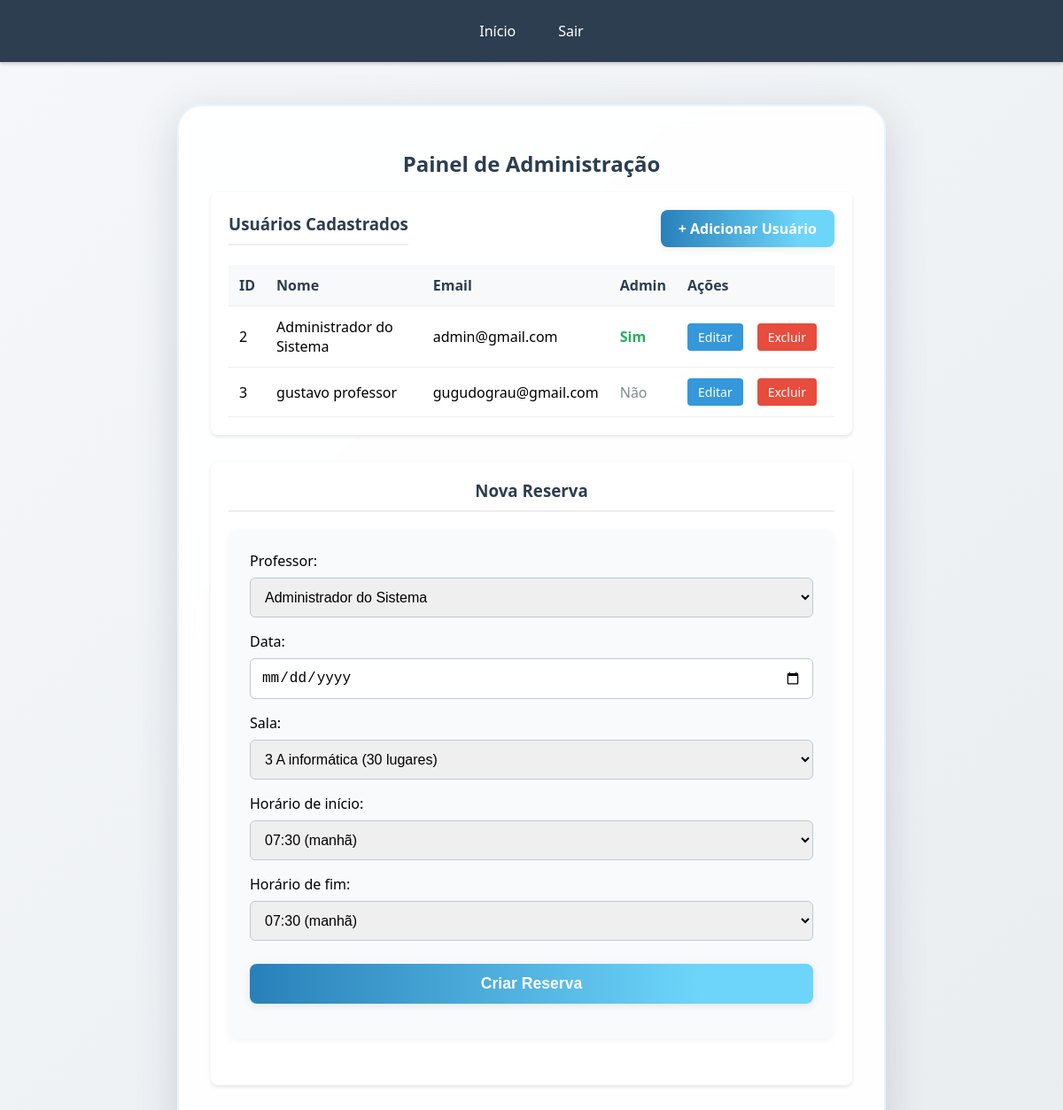
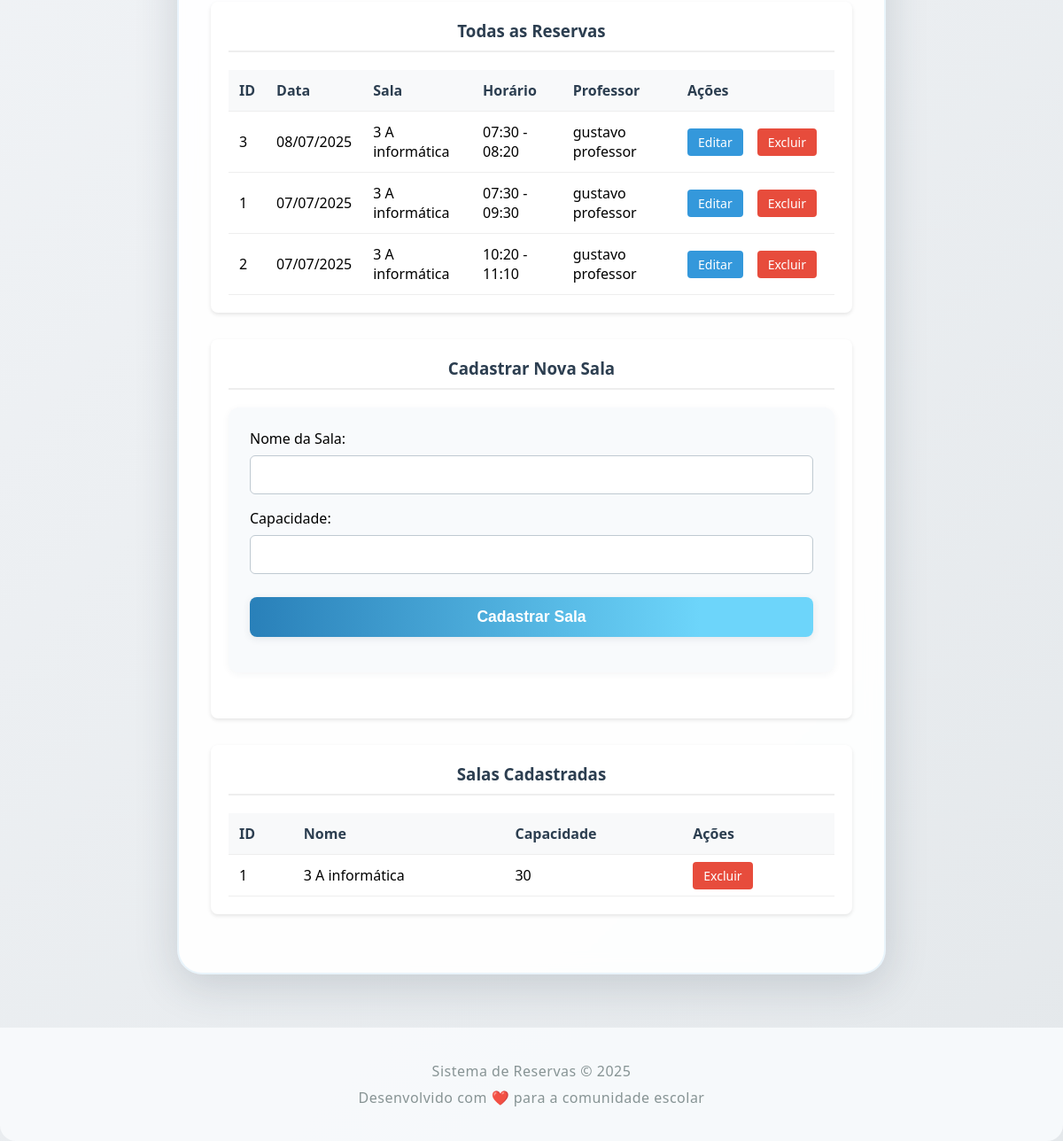
Screenshot of /admin (signed in) with the database file from the repository (2 pictures, top to bottom).
### models.py (models this page shows, shortened)
class Usuario(db.Model, UserMixin):
    id = db.Column(db.Integer, primary_key=True)
    nome = db.Column(db.String(100), nullable=False)
    email = db.Column(db.String(100), unique=True, nullable=False)
    senha = db.Column(db.String(100), nullable=False)
    is_admin = db.Column(db.Boolean, default=False)
    reservas = db.relationship('Reserva', backref='professor', lazy=True)

class Reserva(db.Model):
    id = db.Column(db.Integer, primary_key=True)
    professor_id = db.Column(db.Integer, db.ForeignKey('usuario.id'), nullable=False)
    sala_id = db.Column(db.Integer, db.ForeignKey('sala.id'), nullable=False)
    data = db.Column(db.Date, nullable=False)
    horario_inicio = db.Column(db.Time, nullable=False)
    horario_fim = db.Column(db.Time, nullable=False)
    data_criacao = db.Column(db.DateTime, default=datetime.now)

class Sala(db.Model):
    id = db.Column(db.Integer, primary_key=True)
    nome = db.Column(db.String(100), nullable=False)
    capacidade = db.Column(db.Integer, nullable=False)
    reservas = db.relationship('Reserva', backref='sala', lazy=True)

### app.py (the view)
@app.route('/admin')
@login_required
@admin_required
def admin():
    usuarios = Usuario.query.all()
    salas = Sala.query.all()
    todas_reservas = Reserva.query.order_by(Reserva.data.desc()).all()
    data_atual = datetime.now().date()
    hora_atual = datetime.now().time()
    return render_template('admin.html',
                         usuarios=usuarios,
                         salas=salas,
                         todas_reservas=todas_reservas,
                         data_atual=data_atual,
                         hora_atual=hora_atual,
                         horarios_permitidos=HORARIOS_PERMITIDOS,
                         horarios_fim=HORARIOS_FIM)

### app.py (called while the page is built)
@app.context_processor
def inject_now():
    return {'now': datetime.now}

@login_manager.user_loader
def load_user(user_id):
    return Usuario.query.get(int(user_id))

def admin_required(f):
    @wraps(f)
    def decorated_function(*args, **kwargs):
        if not current_user.is_authenticated or not current_user.is_admin:
            abort(403)
        return f(*args, **kwargs)
    return decorated_function

### templates/admin.html (shortened to what this page needs)
{% extends "base.html" %}
{% block content %}
<div class="navbar" style="margin-bottom: 30px;">
    <div class="navbar-right">
        <a href="{{ url_for('index') }}">Início</a>
        <a href="{{ url_for('logout') }}">Sair</a>
    </div>
</div>
<div class="container">
    <h2>Painel de Administração</h2>
    <div class="admin-section">
        <div class="section-header">
            <h3>Usuários Cadastrados</h3>
            <a href="{{ url_for('novo_usuario') }}" class="btn-primary">+ Adicionar Usuário</a>
        </div>
        <div class="table-wrapper">
            <table class="admin-table">
                <thead>
                    <tr>
                        <th>ID</th>
                        <th>Nome</th>
                        <th>Email</th>
                        <th>Admin</th>
                        <th>Ações</th>
                    </tr>
                </thead>
                <tbody>
                    {% for usuario in usuarios %}
                    <tr>
                        <td>{{ usuario.id }}</td>
                        <td>{{ usuario.nome }}</td>
                        <td>{{ usuario.email }}</td>
                        <td>
                            {% if usuario.is_admin %}
                            <span class="status-admin">Sim</span>
                            {% else %}
                            <span class="status-user">Não</span>
                            {% endif %}
                        </td>
                        <td>
                            <div class="action-buttons">
                                <a href="{{ url_for('editar_usuario', user_id=usuario.id) }}" class="btn-editar">Editar</a>
                                <a href="{{ url_for('excluir_usuario', user_id=usuario.id) }}"
                                   class="btn-excluir"
                                   onclick="return confirm('Tem certeza que deseja excluir este usuário?')">Excluir</a>
                            </div>
                        </td>
                    </tr>
                    {% endfor %}
                </tbody>
            </table>
        </div>
    </div>
    <div class="admin-section">
        <h3>Nova Reserva</h3>
        <form method="POST" action="{{ url_for('admin_nova_reserva') }}">
            <label>Professor:</label>
            <select name="professor_id" required>
                {% for usuario in usuarios %}
                <option value="{{ usuario.id }}">{{ usuario.nome }}</option>
                {% endfor %}
            </select>
            <label>Data:</label>
            <input type="date" name="data" min="{{ data_atual.strftime('%Y-%m-%d') }}" required>
            <label>Sala:</label>
            <select name="sala_id" required>
                {% for sala in salas %}
                <option value="{{ sala.id }}">{{ sala.nome }} ({{ sala.capacidade }} lugares)</option>
                {% endfor %}
            </select>
            <label>Horário de início:</label>
            <select name="horario_inicio" required>
                {% for h, periodo in horarios_permitidos %}
                <option value="{{h}}">{{h}} ({{periodo}})</option>
                {% endfor %}
            </select>
            <label>Horário de fim:</label>
            <select name="horario_fim" required>
                {% for h, periodo in horarios_fim %}
                {% if h == '17:00' %}
                <option value="{{h}}">{{h}} ({{periodo}}) - Fim do dia</option>
                {% else %}
                <option value="{{h}}">{{h}} ({{periodo}})</option>
                {% endif %}
                {% endfor %}
            </select>
            <button type="submit">Criar Reserva</button>
        </form>
    </div>
    <div class="admin-section">
        <h3>Todas as Reservas</h3>
        <div class="table-wrapper">
            <table class="admin-table">
                <thead>
                    <tr>
                        <th>ID</th>
                        <th>Data</th>
                        <th>Sala</th>
                        <th>Horário</th>
                        <th>Professor</th>
                        <th>Ações</th>
                    </tr>
                </thead>
                <tbody>
                    {% for reserva in todas_reservas %}
                    <tr>
                        <td>{{ reserva.id }}</td>
                        <td>{{ reserva.data.strftime('%d/%m/%Y') }}</td>
                        <td>{{ reserva.sala.nome }}</td>
                        <td>{{ reserva.horario_inicio.strftime('%H:%M') }} - {{ reserva.horario_fim.strftime('%H:%M') }}</td>
                        <td>{{ reserva.professor.nome }}</td>
                        <td>
                            <div class="action-buttons">
                                <a href="{{ url_for('editar_reserva', reserva_id=reserva.id) }}" class="btn-editar">Editar</a>
                                <a href="{{ url_for('excluir_reserva', reserva_id=reserva.id) }}"
                                   class="btn-excluir"
                                   onclick="return confirm('Tem certeza que deseja excluir esta reserva?')">Excluir</a>
                            </div>
                        </td>
                    </tr>
                    {% endfor %}
                </tbody>
            </table>
        </div>
    </div>
    <div class="admin-section">
        <h3>Cadastrar Nova Sala</h3>
        <form method="POST" action="{{ url_for('admin_nova_sala') }}">
            <label>Nome da Sala:</label>
            <input type="text" name="nome" required>
            <label>Capacidade:</label>
            <input type="number" name="capacidade" min="1" required>
            <button type="submit">Cadastrar Sala</button>
        </form>
    </div>
    <div class="admin-section">
        <h3>Salas Cadastradas</h3>
        <div class="table-wrapper">
            <table class="admin-table">
                <thead>
                    <tr>
                        <th>ID</th>
                        <th>Nome</th>
                        <th>Capacidade</th>
                        <th>Ações</th>
                    </tr>
                </thead>
                <tbody>
                    {% for sala in salas %}
                    <tr>
                        <td>{{ sala.id }}</td>
                        <td>{{ sala.nome }}</td>
                        <td>{{ sala.capacidade }}</td>
                        <td>
                            <a href="{{ url_for('excluir_sala', sala_id=sala.id) }}" class="btn-excluir" onclick="return confirm('Tem certeza que deseja excluir esta sala?')">Excluir</a>
                        </td>
                    </tr>
                    {% endfor %}
                </tbody>
            </table>
        </div>
    </div>
</div>
{% endblock %}

### static/style.css (style rules this page uses)
* { margin: 0; padding: 0; box-sizing: border-box; }
body { font-family: 'Segoe UI', Arial, sans-serif; background: linear-gradient(135deg, #f5f7fa 0%, #e4e8eb 100%); min-height: 100vh; padding: 0; background-attachment: fixed; padding-top: 70px; }
.container { max-width: 800px; margin: 48px auto 32px auto; background: rgba(255,255,255,0.92); border-radius: 28px; box-shadow: 0 12px 48px rgba(44, 62, 80, 0.18); padding: 48px 36px 36px 36px; backdrop-filter: blur(10px); border: 2px solid rgba(52, 152, 219, 0.10); min-height: 700px; }
h1, h2, h3 { color: #2c3e50; margin-bottom: 16px; text-align: center; }
form { margin-bottom: 32px; background: #f8fafc; padding: 24px; border-radius: 12px; box-shadow: 0 2px 8px rgba(44,62,80,0.05); max-width: 100%; }
input, select, button { margin-top: 8px; margin-bottom: 16px; width: 100%; padding: 12px; border-radius: 6px; border: 1px solid #bfc9d1; font-size: 1rem; transition: border 0.2s; }
button { background: linear-gradient(90deg, #2980b9, #6dd5fa 80%); color: #fff; border: none; cursor: pointer; font-weight: bold; font-size: 1.1rem; transition: background 0.2s, transform 0.1s, box-shadow 0.2s; box-shadow: 0 2px 8px rgba(44,62,80,0.10); border-radius: 8px; padding: 12px 0; margin-top: 10px; }
a { color: #2980b9; text-decoration: none; font-weight: 500; transition: color 0.2s; }
.navbar { background-color: #2c3e50; padding: 1rem 2rem; display: flex; justify-content: center; align-items: center; box-shadow: 0 2px 4px rgba(0,0,0,0.1); position: fixed; top: 0; left: 0; right: 0; z-index: 1000; transition: background-color 0.3s ease, box-shadow 0.3s ease; }
.navbar-right { display: flex; align-items: center; justify-content: center; gap: 1rem; }
.navbar a { color: white; text-decoration: none; font-weight: 500; transition: all 0.2s; padding: 0.5rem 1rem; border-radius: 6px; display: inline-block; }
body { min-height: 100vh; background: linear-gradient(135deg, #f5f7fa 0%, #e4e8eb 100%); }
.admin-section { background: white; border-radius: 8px; padding: 20px; margin-bottom: 30px; box-shadow: 0 2px 4px rgba(0,0,0,0.1); }
.admin-section h3 { color: #2c3e50; margin-bottom: 20px; padding-bottom: 10px; border-bottom: 2px solid #eee; }
.admin-table { width: 100%; border-collapse: collapse; margin-top: 20px; }
.admin-table th, .admin-table td { padding: 12px; text-align: left; border-bottom: 1px solid #eee; }
.admin-table th { background-color: #f8f9fa; font-weight: 600; color: #2c3e50; }
.status-admin { color: #27ae60; font-weight: 600; }
.status-user { color: #7f8c8d; }
.btn-editar, .btn-excluir { padding: 6px 12px; border-radius: 4px; text-decoration: none; margin-right: 8px; font-size: 14px; }
.btn-editar { background-color: #3498db; color: white; }
.btn-excluir { background-color: #e74c3c; color: white; }
.section-header { display: flex; justify-content: space-between; align-items: center; margin-bottom: 20px; }
.section-header h3 { margin-bottom: 0; text-align: left; }
.btn-primary { background: linear-gradient(90deg, #2980b9, #6dd5fa 80%); color: #fff; border: none; cursor: pointer; font-weight: bold; font-size: 1rem; transition: background 0.2s, transform 0.1s, box-shadow 0.2s; box-shadow: 0 2px 8px rgba(44,62,80,0.10); border-radius: 8px; padding: 10px 20px; text-decoration: none; display: inline-block; }
.action-buttons { display: flex; flex-direction: row; gap: 8px; justify-content: center; align-items: center; flex-wrap: nowrap; }
.action-buttons a { min-width: unset; white-space: unset; }
.admin-table td { vertical-align: middle; }

### rows the page displays
Usuario: id "2", nome "Administrador do Sistema", email "admin@gmail.com", is_admin "Sim"
Usuario: id "3", nome "gustavo professor", email "gugudograu@gmail.com", is_admin "Não"
Reserva: id "3", data "08/07/2025", sala.nome "3 A informática", horario_inicio "07:30", horario_fim "08:20", professor.nome "gustavo professor"
Reserva: id "1", data "07/07/2025", sala.nome "3 A informática", horario_inicio "07:30", horario_fim "09:30", professor.nome "gustavo professor"
Reserva: id "2", data "07/07/2025", sala.nome "3 A informática", horario_inicio "10:20", horario_fim "11:10", professor.nome "gustavo professor"
Sala: id "1", nome "3 A informática", capacidade "30"

### other values shown
form field professor_id "Administrador do Sistema"
form field sala_id "3 A informática (30 lugares)"
form field horario_inicio "07:30 (manhã)"
form field horario_fim "07:30 (manhã)"
